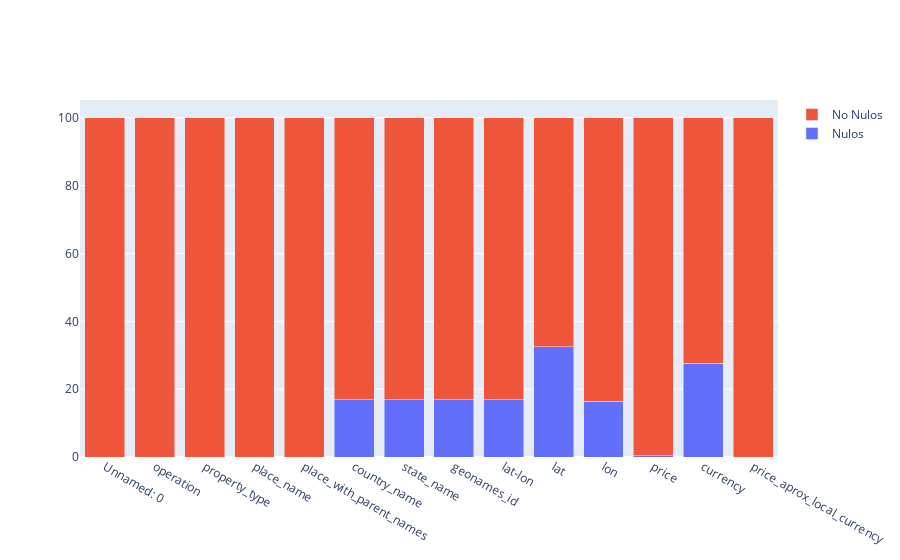

Here is the notebook cell this chart was saved with:
### Markdown cell above
Visualizaciones utilizadas para realizar la presentación.

### Code cell
data_null = data1.isnull().sum()/data1.shape[0]*100
data_null
data_notnull = data1.notnull().sum()/data1.shape[0]*100
data_notnull
import plotly.express as px
import chart_studio
import chart_studio.plotly as py
import plotly.graph_objects as go
import matplotlib.pyplot as plt

import plotly.graph_objects as go
Columnas= data.columns

fig = go.Figure(data=[
    go.Bar(name='Nulos', x=Columnas, y=data_null),
    go.Bar(name='No Nulos', x=Columnas, y=data_notnull)
])
# Change the bar mode
fig.update_layout(barmode='stack')
fig.show()

### Figure 1 — Plotly figure (JSON) as saved in the notebook; plotly's stock layout.template omitted (floating-point values rounded to 4 significant figures)
{"data": [{"name": "Nulos", "type": "bar", "x": ["Unnamed: 0", "operation", "property_type", "place_name", "place_with_parent_names", "country_name", "state_name", "geonames_id", "lat-lon", "lat", "lon", "price", "currency", "price_aprox_local_currency", "price_aprox_usd", "surface_total_in_m2", "surface_covered_in_m2", "price_usd_per_m2", "price_per_m2", "floor", "rooms", "expenses", "properati_url", "description", "title", "image_thumbnail"], "y": [0, 0, 0, 0, 0, 16.84, 16.84, 16.84, 16.84, 32.44, 16.42, 0.344, 27.69, 0]}, {"name": "No Nulos", "type": "bar", "x": ["Unnamed: 0", "operation", "property_type", "place_name", "place_with_parent_names", "country_name", "state_name", "geonames_id", "lat-lon", "lat", "lon", "price", "currency", "price_aprox_local_currency", "price_aprox_usd", "surface_total_in_m2", "surface_covered_in_m2", "price_usd_per_m2", "price_per_m2", "floor", "rooms", "expenses", "properati_url", "description", "title", "image_thumbnail"], "y": [100, 100, 100, 100, 100, 83.16, 83.16, 83.16, 83.16, 67.56, 83.58, 99.66, 72.31, 100]}], "layout": {"autosize": true, "barmode": "stack", "xaxis": {"autorange": true, "range": [-0.5, 13.5], "type": "category"}, "yaxis": {"autorange": true, "range": [0, 105.3], "type": "linear"}}}
